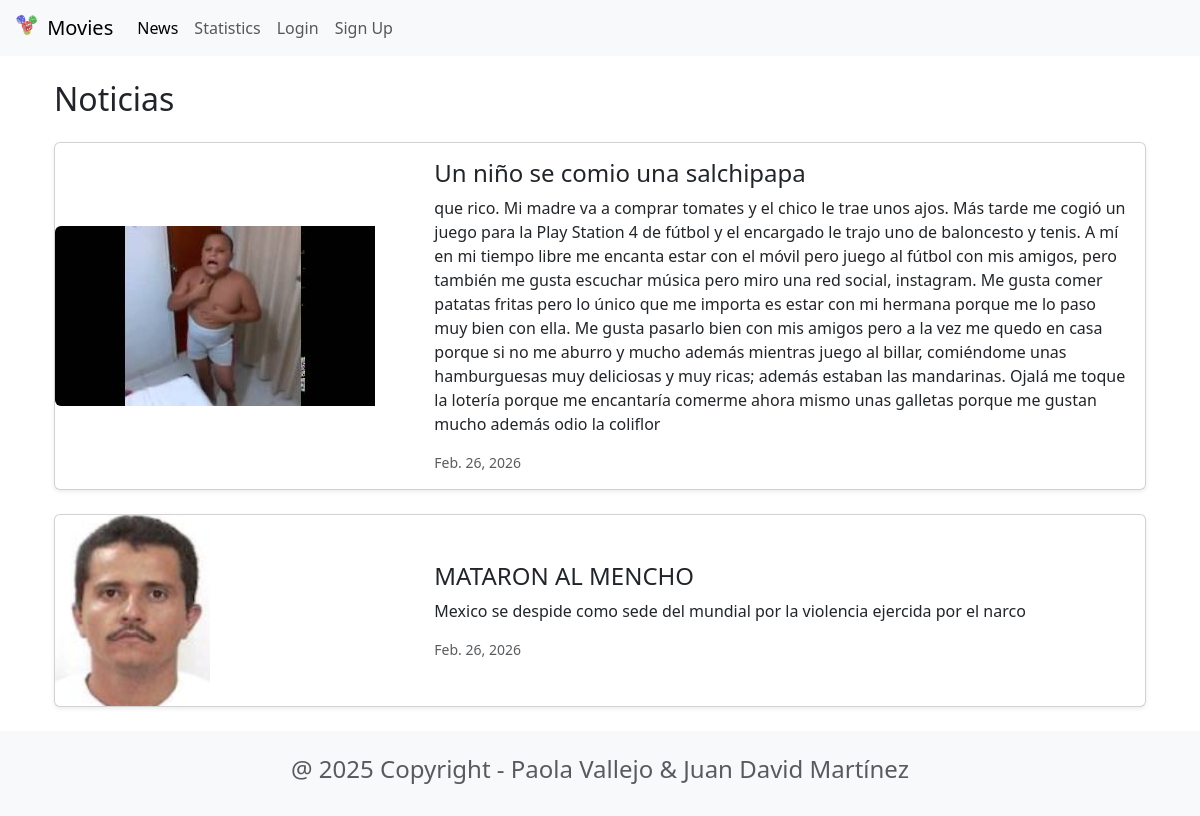
Page /news/ on the committed database.
### news/models.py (models this page shows, shortened)
class News(models.Model):
    headline = models.CharField(max_length=200)
    body = models. TextField ()
    date = models. DateField()
    image = models.ImageField(upload_to='news_images/', null=True, blank=True)

### news/views.py (the view)
# urls.py: path('news/', include('news.urls')),
def news(request):
    newss = News.objects.all().order_by('-date')
    return render(request, 'news.html', {'newss':newss})

### news/templates/news.html
{% extends "base.html" %}
{% block content %}
<div class="container mt-4">
    <h2 class="mb-4">Noticias</h2>
    {% for item in newss %}
        <div class="card mb-4 shadow-sm">
            <div class="row g-0 align-items-center">
                {% if item.image %}
                <div class="col-md-4">
                    <img src="{{ item.image.url }}"
                         class="img-fluid rounded-start"
                         alt="{{ item.headline }}">
                </div>
                {% endif %}
                <div class="{% if item.image %}col-md-8{% else %}col-12{% endif %}">
                    <div class="card-body">
                        <h4 class="card-title">{{ item.headline }}</h4>
                        <p class="card-text">
                            {{ item.body }}
                        </p>
                        {% if item.date %}
                        <p class="card-text">
                            <small class="text-muted">
                                {{ item.date }}
                            </small>
                        </p>
                        {% endif %}
                    </div>
                </div>
            </div>
        </div>
    {% empty %}
        <p>No news available.</p>
    {% endfor %}
</div>
{% endblock %}

### rows in the picture
News: image (placeholder picture), headline "Un niño se comio una salchipapa", body "que rico. Mi madre va a comprar tomates y el chico le trae unos ajos. Más tarde me cogió un juego para la Play Station 4 de fútbol y el encargado le trajo uno de baloncesto y tenis. A mí en mi tiempo libre me encanta estar con el móvil pero juego al fútbol con mis amigos, pero también me gusta escuchar música pero miro una red social, instagram. Me gusta comer patatas fritas pero lo único que me importa es estar con mi hermana porque me lo paso muy bien con ella. Me gusta pasarlo bien con mis amigos pero a la vez me quedo en casa porque si no me aburro y mucho además mientras juego al billar, comiéndome unas hamburguesas muy deliciosas y muy ricas; además estaban las mandarinas. Ojalá me…", date "Feb. 26, 2026"
News: image (picture), headline "MATARON AL MENCHO", body "Mexico se despide como sede del mundial por la violencia ejercida por el narco", date "Feb. 26, 2026"
